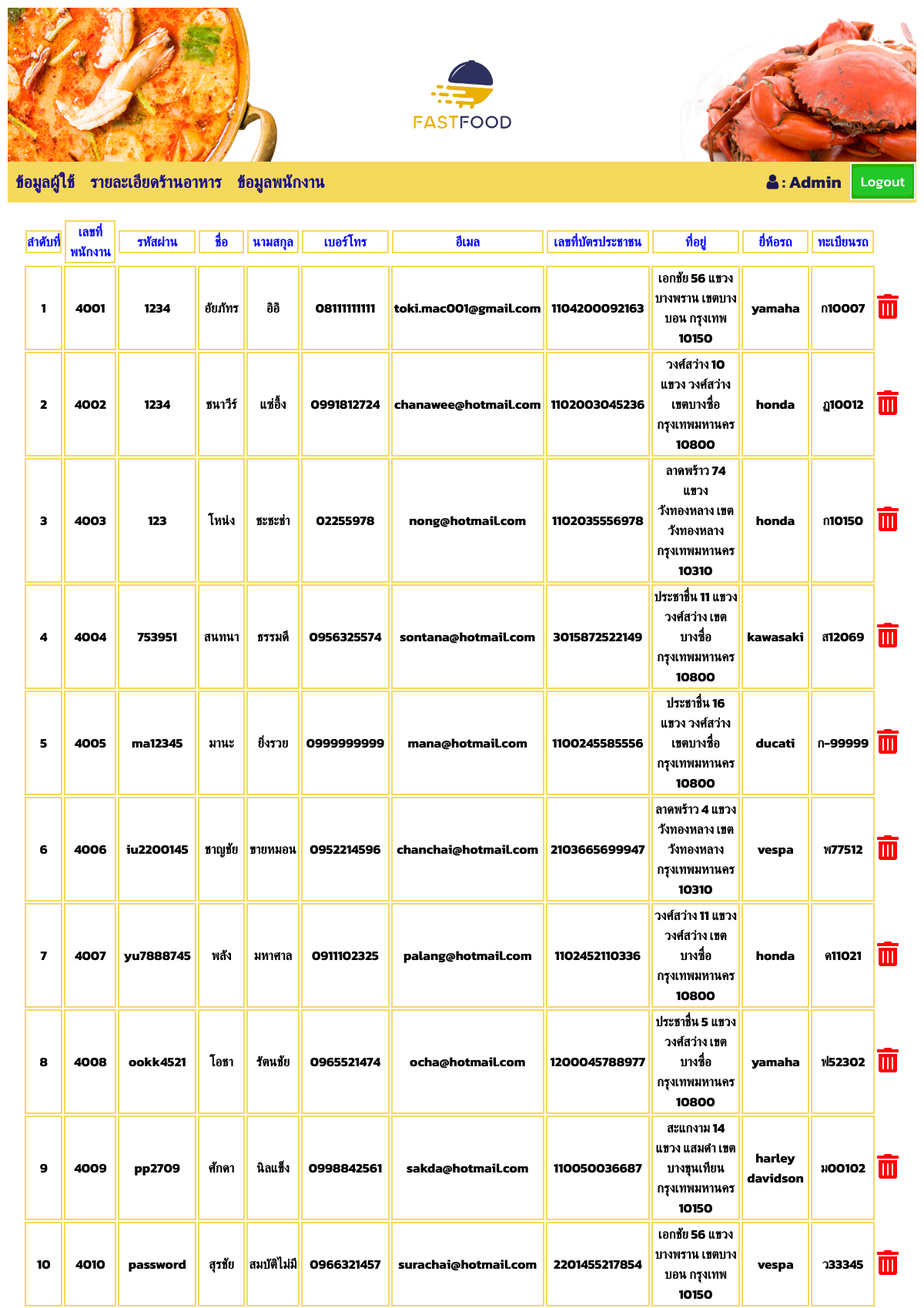
The page /food/Admin_employee-detail.php on the database its author committed.
### tables this page shows
CREATE TABLE `employee` (
  `Employee_ID` int(20) NOT NULL,
  `Password` varchar(20) NOT NULL,
  `First_name` varchar(50) NOT NULL,
  `Last_name` varchar(50) NOT NULL,
  `Tel` varchar(12) NOT NULL,
  `Email` varchar(100) NOT NULL,
  `IDcard` varchar(20) NOT NULL,
  `Address` varchar(150) NOT NULL,
  `Brand_Motorcycle` varchar(20) NOT NULL,
  `License_plate` varchar(20) NOT NULL,
  `Status` varchar(20) NOT NULL,
  `Ban_Employee` varchar(20) NOT NULL
);

### food/Admin_employee-detail.php (the view, shortened to what this page needs)
<!DOCTYPE html>
<html lang="en">
<head>
    <link rel="stylesheet" href="css/lay.css">
    <link rel="stylesheet" href="css/body.css">
    <link rel="stylesheet" href="css/rec.css">
    <link rel="stylesheet" href="css/log.css">
    <link rel="stylesheet" href="css/his.css">
    <link rel='stylesheet' href='https://use.fontawesome.com/releases/v5.7.0/css/all.css'
>
    <link rel="stylesheet" href="https://cdnjs.cloudflare.com/ajax/libs/font-awesome/4.7.0/css/font-awesome.min.css">
</head>
<body>
    <div class="header">
        <center><a href="index.php"><img src="img/logo.png" width="230" height="230"></a></center>
    </div>
    <div class="topnav">
        <a href="Admin_user-detail.php">ข้อมูลผู้ใช้</a>
        <a href="Admin_restaurant-detail.php">รายละเอียดร้านอาหาร</a>
        <a href="ADmin_employee-detail.php">ข้อมูลพนักงาน</a>
        <form  action="logout_All.php" method="POST">
            <div class="login">
                <button type="submit" style.display='block' class="bt" style="background-color: rgb(35, 199, 41);padding: 5px 10px;font-size: 18px;font-weight: 500;border-radius: 5px;">Logout</button>
            </div>
        </form>
        <div class="logtext" style = "color:rgb(29, 24, 78);">
            <i class="fa fa-user" style="font-size:20x"></i> : Admin
        </div>
        </div>
    <div class="hispaper">
    <table>
        <tr>
            <th width="200"> <div align="center" style = "border: 2px solid rgb(245, 217, 93);color :blue;font-size:17px">ลำดับที่</div></th>
            <th width="200"> <div align="center" style = "border: 2px solid rgb(245, 217, 93);color :blue;font-size:17px">เลขที่พนักงาน</div></th>
            <th width="230"> <div align="center" style = "border: 2px solid rgb(245, 217, 93);color :blue;font-size:17px">รหัสผ่าน</div></th>
            <th width="200"> <div align="center" style = "border: 2px solid rgb(245, 217, 93);color :blue;font-size:17px">ชื่อ</div></th>
            <th width="230"> <div align="center" style = "border: 2px solid rgb(245, 217, 93);color :blue;font-size:17px">นามสกุล</div></th>
            <th width="230"> <div align="center" style = "border: 2px solid rgb(245, 217, 93);color :blue;font-size:17px">เบอร์โทร</div></th>
            <th width="230"> <div align="center" style = "border: 2px solid rgb(245, 217, 93);color :blue;font-size:17px;">อีเมล</div></th>
            <th width="230"> <div align="center" style = "border: 2px solid rgb(245, 217, 93);color :blue;font-size:17px">เลขที่บัตรประชาชน</div></th>
            <th width="230"> <div align="center" style = "border: 2px solid rgb(245, 217, 93);color :blue;font-size:17px">ที่อยู่</div></th>
            <th width="230"> <div align="center" style = "border: 2px solid rgb(245, 217, 93);color :blue;font-size:17px">ยี่ห้อรถ</div></th>
            <th width="230"> <div align="center" style = "border: 2px solid rgb(245, 217, 93);color :blue;font-size:17px">ทะเบียนรถ</div></th>
        </tr>
    <?php
     require('connect.php');
    $i=1;
    $employee_detail_sqli = "SELECT * FROM employee";
     $employee_detail_Query = mysqli_query($conn,$employee_detail_sqli);
    if($employee_detail_Query)
    {
    while($employee_detail_result = mysqli_fetch_array($employee_detail_Query))
    {
    ?>
        <tr>
            <td style = "border: 2px solid rgb(245, 217, 93);font-size:17px"><div align="center"><?php echo $i;?></div></td>
            <td style = "border: 2px solid rgb(245, 217, 93);font-size:17px"><div align="center"><?php echo $employee_detail_result["Employee_ID"];?></td>
            <td style = "border: 2px solid rgb(245, 217, 93);font-size:17px"><div align="center"><?php echo $employee_detail_result["Password"];?></td>
            <td style = "border: 2px solid rgb(245, 217, 93);font-size:17px"><div align="center"><?php echo $employee_detail_result["First_name"];?></td>
            <td style = "border: 2px solid rgb(245, 217, 93);font-size:17px"><div align="center"><?php echo $employee_detail_result["Last_name"];?></td>
            <td style = "border: 2px solid rgb(245, 217, 93);font-size:17px"><div align="center"><?php echo $employee_detail_result["Tel"];?></td>
            <td style = "border: 2px solid rgb(245, 217, 93);font-size:17px"><div align="center"><?php echo $employee_detail_result["Email"];?></td>
            <td style = "border: 2px solid rgb(245, 217, 93);font-size:17px"><div align="center"><?php echo $employee_detail_result["IDcard"];?></td>
            <td style = "border: 2px solid rgb(245, 217, 93);font-size:17px"><div align="center"><?php echo $employee_detail_result["Address"];?></td>
            <td style = "border: 2px solid rgb(245, 217, 93);font-size:17px"><div align="center"><?php echo $employee_detail_result["Brand_Motorcycle"];?></td>
            <td style = "border: 2px solid rgb(245, 217, 93);font-size:17px"><div align="center"><?php echo $employee_detail_result["License_plate"];?></td>
            <td align="center"><a href="Admin_delete-employee.php?Employee_ID=<?php echo $employee_detail_result["Employee_ID"];?>"><i class='fas fa-trash-alt' style='font-size:32px;color:red'></i></a></td>
        </tr>
    <?php
    $i=$i+1;
    }
    }
    ?>
    </div>
</body>
</html>

### css/lay.css (style rules this page uses)
* { box-sizing: border-box; }
body { margin: 10px; }
.header { text-align: center; background:url(../img/top.png); background-size:cover; width:100%; height: 200px; }
.topnav { width: 100%; overflow: hidden; background-color: rgb(245, 217, 93); font-family: 'Kanit', sans-serif; font-size: 22px; font-weight: 700; position: sticky; top:0; }
.topnav a { float: left; display: block; color: #150685; text-align: left; padding: 10px 10px; text-decoration: none; }
@media (min-width:600px) { .header { width: 100%; } }
@media (min-width:600px) { .topnav { width: 100%; } }
.login { float: right; display: block; text-align: left; text-decoration: none; background-color: rgb(41, 172, 5); cursor:pointer; font-family: 'Kanit', sans-serif; font-size: 19px; font-weight: 500; border: 2px solid #f8f8f8; margin: 1px; }
.logtext { padding: 10px 10px; float: right; display: block; text-align: left; text-decoration: none; font-family: 'Kanit', sans-serif; font-size: 22px; font-weight: 700; color:rgb(41, 172, 5); }

### css/body.css (style rules this page uses)
* { box-sizing: border-box; }
img { border-radius: 20px; }

### css/rec.css (style rules this page uses)
* { box-sizing: border-box; }
.bt { background-color: #4CAF50; border: none; color: white; padding: 16px 32px; text-align: center; text-decoration: none; display: inline-block; margin: 4px 2px; -webkit-transition-duration: 0.4s; transition-duration: 0.4s; cursor: pointer; font-family: 'Kanit', sans-serif; font-size: 20px; font-weight: 700; border-radius: 10px; }

### css/log.css (style rules this page uses)
* { box-sizing: border-box; }

### css/his.css (style rules this page uses)
* { box-sizing: border-box; }
.hispaper { padding:20px; width:100%; height: 800px; font-family: 'Kanit', sans-serif; font-size: 22px; font-weight: 700; }

### rows shown on the page
employee: Employee_ID "4001", Password "1234", First_name "อัยภัทร", Last_name "อิอิ", Tel "08111111111", Email "toki.mac001@gmail.com", IDcard "1104200092163", Address "เอกชัย 56 แขวงบางพราน เขตบางบอน กรุงเทพ 10150", Brand_Motorcycle "yamaha", License_plate "ก10007"
employee: Employee_ID "4002", Password "1234", First_name "ชนาวีร์", Last_name "แซ่อึ้ง", Tel "0991812724", Email "chanawee@hotmail.com", IDcard "1102003045236", Address "วงศ์สว่าง 10 แขวง วงศ์สว่าง เขตบางซื่อ กรุงเทพมหานคร 10800", Brand_Motorcycle "honda", License_plate "ฏ10012"
employee: Employee_ID "4003", Password "123", First_name "โหน่ง", Last_name "ชะชะช่า", Tel "02255978", Email "nong@hotmail.com", IDcard "1102035556978", Address "ลาดพร้าว 74 แขวง วังทองหลาง เขตวังทองหลาง กรุงเทพมหานคร 10310", Brand_Motorcycle "honda", License_plate "ก10150"
employee: Employee_ID "4004", Password "753951", First_name "สนทนา", Last_name "ธรรมดี", Tel "0956325574", Email "sontana@hotmail.com", IDcard "3015872522149", Address "ประชาชื่น 11 แขวง วงศ์สว่าง เขตบางซื่อ กรุงเทพมหานคร 10800", Brand_Motorcycle "kawasaki", License_plate "ส12069"
employee: Employee_ID "4005", Password "ma12345", First_name "มานะ", Last_name "ยิ่งรวย", Tel "0999999999", Email "mana@hotmail.com", IDcard "1100245585556", Address "ประชาชื่น 16 แขวง วงศ์สว่าง เขตบางซื่อ กรุงเทพมหานคร 10800", Brand_Motorcycle "ducati", License_plate "ก-99999"
employee: Employee_ID "4006", Password "iu2200145", First_name "ชาญชัย", Last_name "ขายหมอน", Tel "0952214596", Email "chanchai@hotmail.com", IDcard "2103665699947", Address "ลาดพร้าว 4 แขวง วังทองหลาง เขตวังทองหลาง กรุงเทพมหานคร 10310", Brand_Motorcycle "vespa", License_plate "พ77512"
employee: Employee_ID "4007", Password "yu7888745", First_name "พลัง", Last_name "มหาศาล", Tel "0911102325", Email "palang@hotmail.com", IDcard "1102452110336", Address "วงศ์สว่าง 11 แขวง วงศ์สว่าง เขตบางซื่อ กรุงเทพมหานคร 10800", Brand_Motorcycle "honda", License_plate "ด11021"
employee: Employee_ID "4008", Password "ookk4521", First_name "โอชา", Last_name "รัตนชัย", Tel "0965521474", Email "ocha@hotmail.com", IDcard "1200045788977", Address "ประชาชื่น 5 แขวง วงศ์สว่าง เขตบางซื่อ กรุงเทพมหานคร 10800", Brand_Motorcycle "yamaha", License_plate "ฟ52302"
employee: Employee_ID "4009", Password "pp2709", First_name "ศักดา", Last_name "นิลแข็ง", Tel "0998842561", Email "sakda@hotmail.com", IDcard "110050036687", Address "สะแกงาม 14 แขวง แสมดำ เขตบางขุนเทียน กรุงเทพมหานคร 10150", Brand_Motorcycle "harley davidson", License_plate "ม00102"
employee: Employee_ID "4010", Password "password", First_name "สุรชัย", Last_name "สมบัติไม่มี", Tel "0966321457", Email "surachai@hotmail.com", IDcard "2201455217854", Address "เอกชัย 56 แขวงบางพราน เขตบางบอน กรุงเทพ 10150", Brand_Motorcycle "vespa", License_plate "ว33345"
